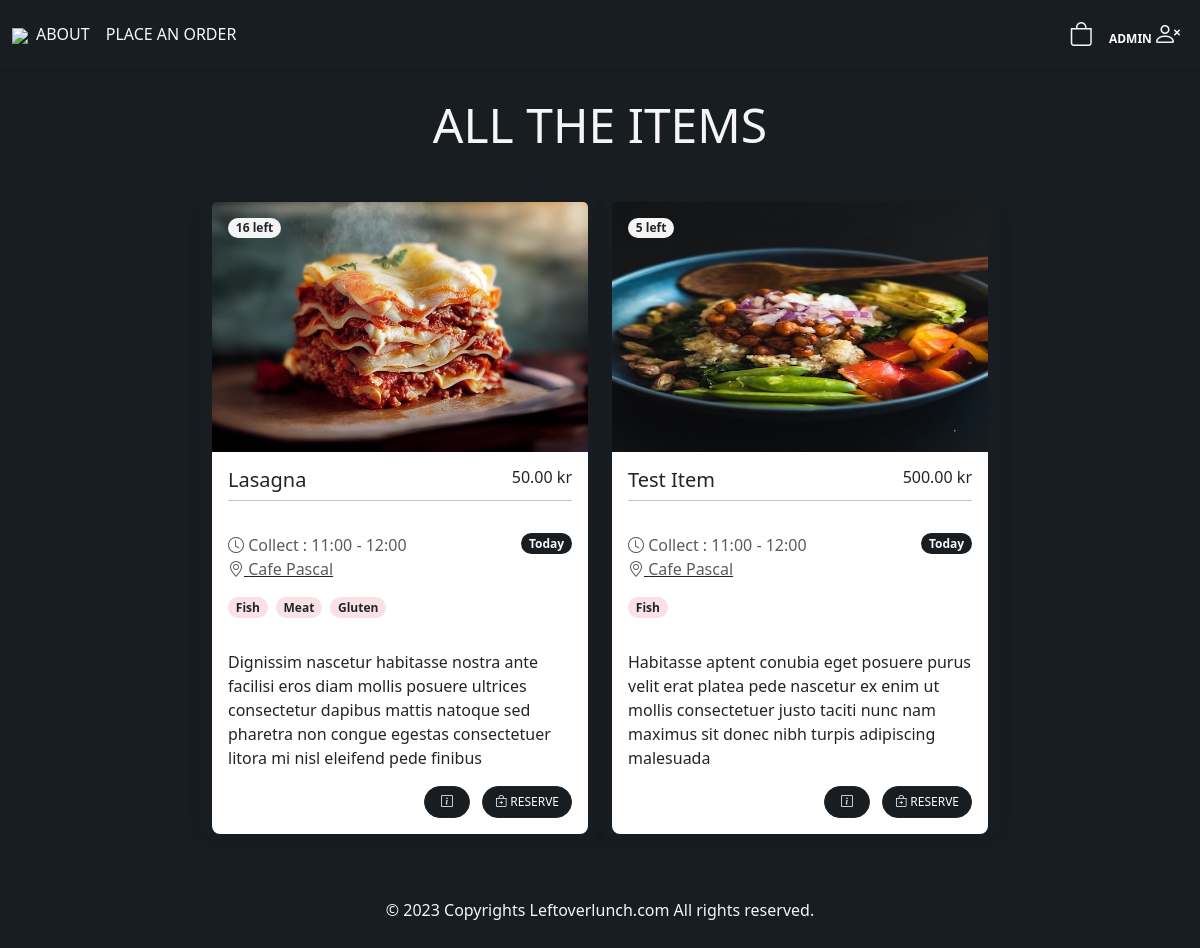
The app's page /order/ (signed in) with its own data.
### customer/models.py (models this page shows, shortened)
class MenuItem(models.Model):
    TODAY = 'Today'
    TOMORROW = 'Tomorrow'
    DAY_CHOICES = [(TODAY, 'Today'),(TOMORROW, 'Tomorrow'),]
    TIME_CHOICES = [(f'{hour:02}:{minute:02}', f'{hour % 12 or 12}:{minute:02} {"AM" if hour < 12 else "PM"}')
                    for hour in range(11, 24)  # Hours from 11 to 23 (24-hour format)
                    for minute in range(0, 60, 15)]  # Minutes with a step of 15 minutes (0, 15, 30, 45)
    def is_out_of_stock(self):
        return self.stock == 0
    name = models.CharField(max_length=100)
    store_location = models.ForeignKey(StoreLocation, on_delete=models.CASCADE, related_name='menu_items', null=True, blank=True, help_text='Select the store location for this item')
    collect_day = models.CharField(max_length=50, choices=DAY_CHOICES, default=TODAY, help_text='Select the day to collect order')
    collect_time_start = models.CharField(max_length=5, choices=TIME_CHOICES, default='11:00', help_text='Select the time to collect order')
    collect_time_end = models.CharField(max_length=5, choices=TIME_CHOICES, default='12:00')
    stock = models.PositiveIntegerField(default=0, help_text='Enter the number of items in stock')
    description = models.TextField(max_length=200, help_text='Enter a brief description of the item (Max. 200 characters)')
    allergy = models.ManyToManyField('Allergie', related_name='items', help_text='Select the allergies for this item (if any, Max. 5)')
    image = models.ImageField(upload_to='menu_images/',help_text='Upload an image of the item (640X427)')
    price = models.DecimalField(max_digits=5, decimal_places=2, help_text='Enter the price of the item (Max. 50.00)')
    category = models.ManyToManyField('Categorie', related_name='items', help_text='Select the categories for this item')
    @property
    def imageURL(self):
        try:
            url = self.image.url
        except:
            url = ''
        return url

class StoreLocation(models.Model):
    name = models.CharField(max_length=255, help_text='Enter the name of your store')
    address = models.CharField(max_length=255, help_text='Enter the store address')
    city = models.CharField(max_length=100, help_text='Enter the city')
    country = models.CharField(max_length=100, help_text='Enter the country')
    postal_code = models.CharField(max_length=20, help_text='Enter the postal code')
    store_link = models.URLField(max_length=200, help_text='Enter the link to your store location on Google Maps', blank=True)

class Allergie(models.Model):
    name = models.CharField(max_length=50, help_text='Enter the name of the allergy')

### customer/views.py (the view, shortened to what this page needs)
# urls.py: path('order/', Order.as_view(), name='order'),
class Order(View):
    def get(self, request, *args, **kwargs):
        all_items = MenuItem.objects.all()
        appetizers = MenuItem.objects.filter(category__name__contains='Appetizer')
        entres = MenuItem.objects.filter(category__name__contains='Entre', stock__gt=0)
        desserts = MenuItem.objects.filter(category__name__contains='Dessert', stock__gt=0)
        drinks = MenuItem.objects.filter(category__name__contains='Drink', stock__gt=0)
        store_location = StoreLocation.objects.first()
        context = {
            'all_items': all_items,
            'appetizers': appetizers,
            'entres': entres,
            'desserts': desserts,
            'drinks': drinks,
            'store_location': store_location,
        }
        return render(request, 'customer/order.html', context)

### customer/templates/customer/order.html (shortened to what this page needs)
  {% extends 'customer/base.html' %}
  {% block content %}
  <form method="POST">
    <div class="container py-5 mt-5">
      <header class="section-header text-center">
        <span class="display-5 text-uppercase">All the items</span>
      </header>
      <div class="row col-auto justify-content-center ">
        {% for all_the_item in all_items %}
          <div class="card bg-transparent border-0 mt-5 " style="width: 25rem;">
            <img src="{{ all_the_item.imageURL }}" class="card-img-top" alt="...">
            {% if all_the_item.is_out_of_stock %}
            <div class="badge badge-black rounded-8 m-3 position-absolute" style="background:rgb(183, 51, 51);" >{{ all_the_item.stock }} left</div>
            {% else %}
              {% if entre.stock == 0 %}
                <p class="text-warning">Limited Stock</p>
              {% else %}
            <div class="badge badge-light text-dark rounded-8 m-3 position-absolute">{{ all_the_item.stock }} left</div>
            {% endif %}
            {% endif %}
            <div class="card-body bg-white">
              <div class="d-flex flex-row justify-content-between mb-0">
                <h5 class="text-capitalize">{{ all_the_item.name }}</h5>
                <h6>{{ all_the_item.price }} kr</h6>
              </div>
              <hr class="mt-0">
              <div class="d-flex flex-row justify-content-between py-3">
                <div class="d-flex flex-column"><span class="text-muted"><i class="bi bi-clock"></i> Collect : {{ all_the_item.collect_time_start }} - {{ all_the_item.collect_time_end }}</span>
                  <span class="text-muted"><i class="bi bi-geo-alt"></i><a href="{{ all_the_item.store_location.store_link }}" class="text-muted link-dark" target="_blank"> {{ all_the_item.store_location.name }}</a></span>
                  <div class="d-flex mt-3 ">
                    {% for allergen in all_the_item.allergy.all|slice:":4" %}
                      <h5 class="badge badge-danger text-dark rounded-8 mb-3 me-2">{{ allergen.name }}</h5>
                    {% empty %}
                      <p>No allergies</p>
                    {% endfor %}
                  </div>
                </div>
                <div class="d-flex flex-column"><small class="badge btn_store text-light rounded-8 mb-2">{{ all_the_item.collect_day }}</small>
                </div>
              </div>
              <p class="card-text">{{ all_the_item.description }}</p>
              <div style="text-align: end;">
                <a href="{% url 'single_page' %}" class="btn btn-dark btn_store flex-shrink-0 rounded-8 shadow-0 pe-3 ps-3">
                  <i class="bi bi-info-square"></i>
                </a>
                 <button type="submit" name="items[]" value="{{ all_the_item.pk }}"
                  class="btn btn-dark btn_store flex-shrink-0 ms-2 rounded-8 shadow-0{% if all_the_item.is_out_of_stock %} disabled{% endif %}">
              <i class="bi bi-bag-plus"></i> Reserve</button>
              </div>
            </div>
          </div>
          {% endfor %}
        </div>
      </div>
  </form>
  {% endblock content %}

### customer/templates/customer/navigation.html (shortened to what this page needs)
{% load static %}
  <nav class="navbar navbar-expand-lg navbar-dark fixed-top bg-inverse text-uppercase">
    <div class="container-fluid">
      <div class="justify-content-center ">
        <a href="{% url 'index' %}">
          <img src="https://cloudulu.com/wp-content/uploads/2023/10/logo.2.0.png" height="45" loading="lazy" /></a>
        </div>
      <div class="collapse navbar-collapse " id="navbarNavAltMarkup">
        <div class="navbar-nav">
          <a class="nav-link text-light" href="{% url 'about' %}">About</a>
          <a class="nav-link text-light" href="{% url 'order' %}">Place an Order</a>
        </div>
      </div>
      <div class="d-flex align-items-center">
    <ul class="navbar-nav nav-flex-icons align-items-center flex-row">
      {% if request.user.is_authenticated %}
      <li class="nav-item">
        <div class="cart">
          <div class="cart_container d-flex flex-row align-items-center justify-content-end">
              <div class="cart_icon"><i class="bi bi-bag text-light" style="font-size: 1.5em;"></i>
              </div>
          </div>
      </div>
        <li class="nav-item">
          <a class="nav-link waves-effect" href="{% url 'account_logout' %}">
            <span class="badge pe-0"> {{ request.user }}</span>
            <span >
              <i class="bi bi-person-x text-light" style="font-size: 1.5rem;"></i>
            </span>
          </a>
        </li>
      </li>
      {% endif %}
    </ul>
    </div>
    </div>
  </nav>

### customer/templates/customer/base.html (style rules this page uses)
body { background-color:#181d21; color: #F5F5F7; }
.btn_store { background-color:#181d21; font-size: 0.75em; }

### records on screen
MenuItem: imageURL (picture), stock "16", name "Lasagna", price "50.00", collect_time_start "11:00", collect_time_end "12:00", store_location.name "Cafe Pascal", collect_day "Today", description "Dignissim nascetur habitasse nostra ante facilisi eros diam mollis posuere ultrices consectetur dapibus mattis natoque sed pharetra non congue egestas consectetuer litora mi nisl eleifend pede finibus"
Allergie: name "Fish"
Allergie: name "Meat"
Allergie: name "Gluten"
MenuItem: imageURL (picture), stock "5", name "Test Item", price "500.00", collect_time_start "11:00", collect_time_end "12:00", store_location.name "Cafe Pascal", collect_day "Today", description "Habitasse aptent conubia eget posuere purus velit erat platea pede nascetur ex enim ut mollis consectetuer justo taciti nunc nam maximus sit donec nibh turpis adipiscing malesuada"

### other values on screen
{{ request.user }} "ADMIN"
